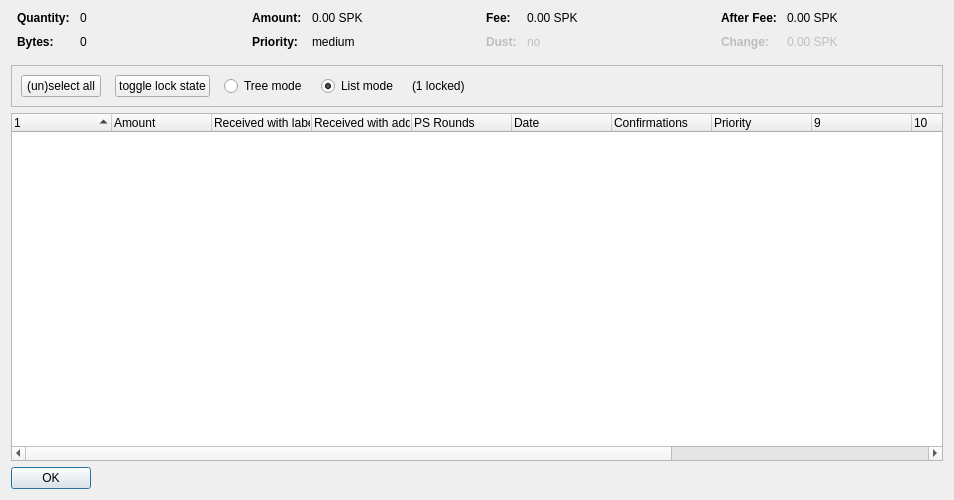
<?xml version="1.0" encoding="UTF-8"?>
<ui version="4.0">
 <class>CoinControlDialog</class>
 <widget class="QDialog" name="CoinControlDialog">
  <property name="geometry">
   <rect>
    <x>0</x>
    <y>0</y>
    <width>954</width>
    <height>500</height>
   </rect>
  </property>
  <property name="windowTitle">
   <string>Coin Selection</string>
  </property>
  <layout class="QVBoxLayout" name="verticalLayout">
   <item>
    <layout class="QHBoxLayout" name="horizontalLayoutTop" stretch="0,0,0,0">
     <property name="topMargin">
      <number>0</number>
     </property>
     <property name="bottomMargin">
      <number>10</number>
     </property>
     <item>
      <layout class="QFormLayout" name="formLayoutCoinControl1">
       <property name="horizontalSpacing">
        <number>10</number>
       </property>
       <property name="verticalSpacing">
        <number>10</number>
       </property>
       <property name="leftMargin">
        <number>6</number>
       </property>
       <property name="rightMargin">
        <number>6</number>
       </property>
       <item row="0" column="0">
        <widget class="QLabel" name="labelCoinControlQuantityText">
         <property name="font">
          <font>
           <weight>75</weight>
           <bold>true</bold>
          </font>
         </property>
         <property name="text">
          <string>Quantity:</string>
         </property>
        </widget>
       </item>
       <item row="0" column="1">
        <widget class="QLabel" name="labelCoinControlQuantity">
         <property name="cursor">
          <cursorShape>IBeamCursor</cursorShape>
         </property>
         <property name="contextMenuPolicy">
          <enum>Qt::ActionsContextMenu</enum>
         </property>
         <property name="text">
          <string notr="true">0</string>
         </property>
         <property name="textInteractionFlags">
          <set>Qt::LinksAccessibleByMouse|Qt::TextSelectableByKeyboard|Qt::TextSelectableByMouse</set>
         </property>
        </widget>
       </item>
       <item row="1" column="0">
        <widget class="QLabel" name="labelCoinControlBytesText">
         <property name="font">
          <font>
           <weight>75</weight>
           <bold>true</bold>
          </font>
         </property>
         <property name="text">
          <string>Bytes:</string>
         </property>
        </widget>
       </item>
       <item row="1" column="1">
        <widget class="QLabel" name="labelCoinControlBytes">
         <property name="cursor">
          <cursorShape>IBeamCursor</cursorShape>
         </property>
         <property name="contextMenuPolicy">
          <enum>Qt::ActionsContextMenu</enum>
         </property>
         <property name="text">
          <string notr="true">0</string>
         </property>
         <property name="textInteractionFlags">
          <set>Qt::LinksAccessibleByMouse|Qt::TextSelectableByKeyboard|Qt::TextSelectableByMouse</set>
         </property>
        </widget>
       </item>
      </layout>
     </item>
     <item>
      <layout class="QFormLayout" name="formLayoutCoinControl2">
       <property name="horizontalSpacing">
        <number>10</number>
       </property>
       <property name="verticalSpacing">
        <number>10</number>
       </property>
       <property name="leftMargin">
        <number>6</number>
       </property>
       <property name="rightMargin">
        <number>6</number>
       </property>
       <item row="0" column="0">
        <widget class="QLabel" name="labelCoinControlAmountText">
         <property name="font">
          <font>
           <weight>75</weight>
           <bold>true</bold>
          </font>
         </property>
         <property name="text">
          <string>Amount:</string>
         </property>
        </widget>
       </item>
       <item row="0" column="1">
        <widget class="QLabel" name="labelCoinControlAmount">
         <property name="cursor">
          <cursorShape>IBeamCursor</cursorShape>
         </property>
         <property name="contextMenuPolicy">
          <enum>Qt::ActionsContextMenu</enum>
         </property>
         <property name="text">
          <string notr="true">0.00 SPK</string>
         </property>
         <property name="textInteractionFlags">
          <set>Qt::LinksAccessibleByMouse|Qt::TextSelectableByKeyboard|Qt::TextSelectableByMouse</set>
         </property>
        </widget>
       </item>
       <item row="1" column="0">
        <widget class="QLabel" name="labelCoinControlPriorityText">
         <property name="font">
          <font>
           <weight>75</weight>
           <bold>true</bold>
          </font>
         </property>
         <property name="text">
          <string>Priority:</string>
         </property>
        </widget>
       </item>
       <item row="1" column="1">
        <widget class="QLabel" name="labelCoinControlPriority">
         <property name="cursor">
          <cursorShape>IBeamCursor</cursorShape>
         </property>
         <property name="contextMenuPolicy">
          <enum>Qt::ActionsContextMenu</enum>
         </property>
         <property name="text">
          <string>medium</string>
         </property>
         <property name="textInteractionFlags">
          <set>Qt::LinksAccessibleByMouse|Qt::TextSelectableByKeyboard|Qt::TextSelectableByMouse</set>
         </property>
        </widget>
       </item>
      </layout>
     </item>
     <item>
      <layout class="QFormLayout" name="formLayoutCoinControl3">
       <property name="horizontalSpacing">
        <number>10</number>
       </property>
       <property name="verticalSpacing">
        <number>10</number>
       </property>
       <property name="leftMargin">
        <number>6</number>
       </property>
       <property name="rightMargin">
        <number>6</number>
       </property>
       <item row="0" column="0">
        <widget class="QLabel" name="labelCoinControlFeeText">
         <property name="font">
          <font>
           <weight>75</weight>
           <bold>true</bold>
          </font>
         </property>
         <property name="text">
          <string>Fee:</string>
         </property>
        </widget>
       </item>
       <item row="0" column="1">
        <widget class="QLabel" name="labelCoinControlFee">
         <property name="cursor">
          <cursorShape>IBeamCursor</cursorShape>
         </property>
         <property name="contextMenuPolicy">
          <enum>Qt::ActionsContextMenu</enum>
         </property>
         <property name="text">
          <string notr="true">0.00 SPK</string>
         </property>
         <property name="textInteractionFlags">
          <set>Qt::LinksAccessibleByMouse|Qt::TextSelectableByKeyboard|Qt::TextSelectableByMouse</set>
         </property>
        </widget>
       </item>
       <item row="1" column="0">
        <widget class="QLabel" name="labelCoinControlLowOutputText">
         <property name="enabled">
          <bool>false</bool>
         </property>
         <property name="font">
          <font>
           <weight>75</weight>
           <bold>true</bold>
          </font>
         </property>
         <property name="text">
          <string>Dust:</string>
         </property>
        </widget>
       </item>
       <item row="1" column="1">
        <widget class="QLabel" name="labelCoinControlLowOutput">
         <property name="enabled">
          <bool>false</bool>
         </property>
         <property name="cursor">
          <cursorShape>IBeamCursor</cursorShape>
         </property>
         <property name="contextMenuPolicy">
          <enum>Qt::ActionsContextMenu</enum>
         </property>
         <property name="text">
          <string>no</string>
         </property>
         <property name="textInteractionFlags">
          <set>Qt::LinksAccessibleByMouse|Qt::TextSelectableByKeyboard|Qt::TextSelectableByMouse</set>
         </property>
        </widget>
       </item>
      </layout>
     </item>
     <item>
      <layout class="QFormLayout" name="formLayoutCoinControl4">
       <property name="horizontalSpacing">
        <number>10</number>
       </property>
       <property name="verticalSpacing">
        <number>10</number>
       </property>
       <property name="leftMargin">
        <number>6</number>
       </property>
       <property name="rightMargin">
        <number>6</number>
       </property>
       <item row="0" column="0">
        <widget class="QLabel" name="labelCoinControlAfterFeeText">
         <property name="font">
          <font>
           <weight>75</weight>
           <bold>true</bold>
          </font>
         </property>
         <property name="text">
          <string>After Fee:</string>
         </property>
        </widget>
       </item>
       <item row="0" column="1">
        <widget class="QLabel" name="labelCoinControlAfterFee">
         <property name="cursor">
          <cursorShape>IBeamCursor</cursorShape>
         </property>
         <property name="contextMenuPolicy">
          <enum>Qt::ActionsContextMenu</enum>
         </property>
         <property name="text">
          <string notr="true">0.00 SPK</string>
         </property>
         <property name="textInteractionFlags">
          <set>Qt::LinksAccessibleByMouse|Qt::TextSelectableByKeyboard|Qt::TextSelectableByMouse</set>
         </property>
        </widget>
       </item>
       <item row="1" column="0">
        <widget class="QLabel" name="labelCoinControlChangeText">
         <property name="enabled">
          <bool>false</bool>
         </property>
         <property name="font">
          <font>
           <weight>75</weight>
           <bold>true</bold>
          </font>
         </property>
         <property name="text">
          <string>Change:</string>
         </property>
        </widget>
       </item>
       <item row="1" column="1">
        <widget class="QLabel" name="labelCoinControlChange">
         <property name="enabled">
          <bool>false</bool>
         </property>
         <property name="cursor">
          <cursorShape>IBeamCursor</cursorShape>
         </property>
         <property name="contextMenuPolicy">
          <enum>Qt::ActionsContextMenu</enum>
         </property>
         <property name="text">
          <string notr="true">0.00 SPK</string>
         </property>
         <property name="textInteractionFlags">
          <set>Qt::LinksAccessibleByMouse|Qt::TextSelectableByKeyboard|Qt::TextSelectableByMouse</set>
         </property>
        </widget>
       </item>
      </layout>
     </item>
    </layout>
   </item>
   <item>
    <widget class="QFrame" name="frame">
     <property name="minimumSize">
      <size>
       <width>0</width>
       <height>40</height>
      </size>
     </property>
     <property name="frameShape">
      <enum>QFrame::StyledPanel</enum>
     </property>
     <property name="frameShadow">
      <enum>QFrame::Sunken</enum>
     </property>
     <layout class="QHBoxLayout" name="horizontalLayout">
      <item>
       <layout class="QHBoxLayout" name="horizontalLayoutPanel" stretch="0,0,0,0,0,0">
        <property name="spacing">
         <number>14</number>
        </property>
        <item>
         <widget class="QPushButton" name="pushButtonSelectAll">
          <property name="sizePolicy">
           <sizepolicy hsizetype="Maximum" vsizetype="Fixed">
            <horstretch>0</horstretch>
            <verstretch>0</verstretch>
           </sizepolicy>
          </property>
          <property name="text">
           <string>(un)select all</string>
          </property>
          <property name="autoDefault">
           <bool>false</bool>
          </property>
         </widget>
        </item>
        <item>
         <widget class="QPushButton" name="pushButtonToggleLock">
          <property name="sizePolicy">
           <sizepolicy hsizetype="Maximum" vsizetype="Fixed">
            <horstretch>0</horstretch>
            <verstretch>0</verstretch>
           </sizepolicy>
          </property>
          <property name="text">
           <string>toggle lock state</string>
          </property>
          <property name="autoDefault">
           <bool>false</bool>
          </property>
         </widget>
        </item>
        <item>
         <widget class="QRadioButton" name="radioTreeMode">
          <property name="sizePolicy">
           <sizepolicy hsizetype="Maximum" vsizetype="Fixed">
            <horstretch>0</horstretch>
            <verstretch>0</verstretch>
           </sizepolicy>
          </property>
          <property name="text">
           <string>Tree mode</string>
          </property>
         </widget>
        </item>
        <item>
         <widget class="QRadioButton" name="radioListMode">
          <property name="sizePolicy">
           <sizepolicy hsizetype="Maximum" vsizetype="Fixed">
            <horstretch>0</horstretch>
            <verstretch>0</verstretch>
           </sizepolicy>
          </property>
          <property name="text">
           <string>List mode</string>
          </property>
          <property name="checked">
           <bool>true</bool>
          </property>
         </widget>
        </item>
        <item>
         <widget class="QLabel" name="labelLocked">
          <property name="text">
           <string>(1 locked)</string>
          </property>
         </widget>
        </item>
        <item>
         <spacer name="horizontalSpacer">
          <property name="orientation">
           <enum>Qt::Horizontal</enum>
          </property>
          <property name="sizeHint" stdset="0">
           <size>
            <width>40</width>
            <height>20</height>
           </size>
          </property>
         </spacer>
        </item>
       </layout>
      </item>
     </layout>
    </widget>
   </item>
   <item>
    <widget class="CoinControlTreeWidget" name="treeWidget">
     <property name="contextMenuPolicy">
      <enum>Qt::CustomContextMenu</enum>
     </property>
     <property name="sortingEnabled">
      <bool>false</bool>
     </property>
     <property name="columnCount">
      <number>13</number>
     </property>
     <attribute name="headerShowSortIndicator" stdset="0">
      <bool>true</bool>
     </attribute>
     <attribute name="headerStretchLastSection">
      <bool>false</bool>
     </attribute>
     <column>
      <property name="text">
       <string/>
      </property>
     </column>
     <column>
      <property name="text">
       <string>Amount</string>
      </property>
     </column>
     <column>
      <property name="text">
       <string>Received with label</string>
      </property>
     </column>
     <column>
      <property name="text">
       <string>Received with address</string>
      </property>
     </column>
     <column>
      <property name="text">
       <string>PS Rounds</string>
      </property>
     </column>
     <column>
      <property name="text">
       <string>Date</string>
      </property>
     </column>
     <column>
      <property name="text">
       <string>Confirmations</string>
      </property>
      <property name="toolTip">
       <string>Confirmed</string>
      </property>
     </column>
     <column>
      <property name="text">
       <string>Priority</string>
      </property>
     </column>
     <column>
      <property name="text">
       <string/>
      </property>
     </column>
     <column>
      <property name="text">
       <string/>
      </property>
     </column>
     <column>
      <property name="text">
       <string/>
      </property>
     </column>
     <column>
      <property name="text">
       <string/>
      </property>
     </column>
     <column>
      <property name="text">
       <string/>
      </property>
     </column>
    </widget>
   </item>
   <item>
    <widget class="QDialogButtonBox" name="buttonBox">
     <property name="sizePolicy">
      <sizepolicy hsizetype="Maximum" vsizetype="Fixed">
       <horstretch>0</horstretch>
       <verstretch>0</verstretch>
      </sizepolicy>
     </property>
     <property name="orientation">
      <enum>Qt::Horizontal</enum>
     </property>
     <property name="standardButtons">
      <set>QDialogButtonBox::Ok</set>
     </property>
    </widget>
   </item>
  </layout>
 </widget>
 <customwidgets>
  <customwidget>
   <class>CoinControlTreeWidget</class>
   <extends>QTreeWidget</extends>
   <header>coincontroltreewidget.h</header>
  </customwidget>
 </customwidgets>
 <resources/>
 <connections/>
</ui>
